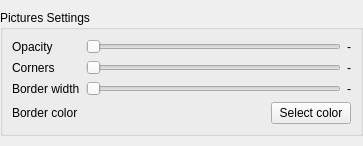
<?xml version="1.0" encoding="UTF-8"?>
<ui version="4.0">
 <class>PictureSettings</class>
 <widget class="QWidget" name="PictureSettings">
  <property name="geometry">
   <rect>
    <x>0</x>
    <y>0</y>
    <width>363</width>
    <height>146</height>
   </rect>
  </property>
  <property name="windowTitle">
   <string>Form</string>
  </property>
  <layout class="QVBoxLayout" name="verticalLayout">
   <property name="leftMargin">
    <number>0</number>
   </property>
   <property name="topMargin">
    <number>0</number>
   </property>
   <property name="rightMargin">
    <number>0</number>
   </property>
   <property name="bottomMargin">
    <number>0</number>
   </property>
   <item>
    <widget class="QGroupBox" name="groupBox_2">
     <property name="sizePolicy">
      <sizepolicy hsizetype="Preferred" vsizetype="Maximum">
       <horstretch>0</horstretch>
       <verstretch>0</verstretch>
      </sizepolicy>
     </property>
     <property name="title">
      <string>Pictures Settings</string>
     </property>
     <layout class="QGridLayout" name="gridLayout_2">
      <item row="4" column="1">
       <layout class="QHBoxLayout" name="horizontalLayout_4">
        <item>
         <spacer name="horizontalSpacer">
          <property name="orientation">
           <enum>Qt::Horizontal</enum>
          </property>
          <property name="sizeHint" stdset="0">
           <size>
            <width>40</width>
            <height>20</height>
           </size>
          </property>
         </spacer>
        </item>
        <item>
         <widget class="QLabel" name="borderColorIndicator">
          <property name="text">
           <string/>
          </property>
         </widget>
        </item>
        <item>
         <widget class="QPushButton" name="selectBorderColorPb">
          <property name="sizePolicy">
           <sizepolicy hsizetype="Maximum" vsizetype="Fixed">
            <horstretch>0</horstretch>
            <verstretch>0</verstretch>
           </sizepolicy>
          </property>
          <property name="text">
           <string>Select color</string>
          </property>
         </widget>
        </item>
       </layout>
      </item>
      <item row="3" column="0">
       <widget class="QLabel" name="label_8">
        <property name="text">
         <string>Border width</string>
        </property>
       </widget>
      </item>
      <item row="1" column="0">
       <widget class="QLabel" name="label_21">
        <property name="text">
         <string>Opacity</string>
        </property>
       </widget>
      </item>
      <item row="1" column="1">
       <layout class="QHBoxLayout" name="horizontalLayout_11">
        <item>
         <widget class="QSlider" name="opacitySlider">
          <property name="orientation">
           <enum>Qt::Horizontal</enum>
          </property>
         </widget>
        </item>
        <item>
         <widget class="QLabel" name="opacityLabel">
          <property name="text">
           <string>-</string>
          </property>
         </widget>
        </item>
       </layout>
      </item>
      <item row="4" column="0">
       <widget class="QLabel" name="label_9">
        <property name="text">
         <string>Border color</string>
        </property>
       </widget>
      </item>
      <item row="3" column="1">
       <layout class="QHBoxLayout" name="horizontalLayout_5">
        <item>
         <widget class="QSlider" name="borderWidthSlider">
          <property name="orientation">
           <enum>Qt::Horizontal</enum>
          </property>
         </widget>
        </item>
        <item>
         <widget class="QLabel" name="borderWidthLabel">
          <property name="text">
           <string>-</string>
          </property>
         </widget>
        </item>
       </layout>
      </item>
      <item row="2" column="0">
       <widget class="QLabel" name="label_20">
        <property name="text">
         <string>Corners</string>
        </property>
       </widget>
      </item>
      <item row="2" column="1">
       <layout class="QHBoxLayout" name="horizontalLayout_3">
        <property name="topMargin">
         <number>0</number>
        </property>
        <item>
         <widget class="QSlider" name="cornerSlider">
          <property name="orientation">
           <enum>Qt::Horizontal</enum>
          </property>
         </widget>
        </item>
        <item>
         <widget class="QLabel" name="cornerLabel">
          <property name="text">
           <string>-</string>
          </property>
         </widget>
        </item>
       </layout>
      </item>
     </layout>
    </widget>
   </item>
  </layout>
 </widget>
 <resources/>
 <connections/>
</ui>
